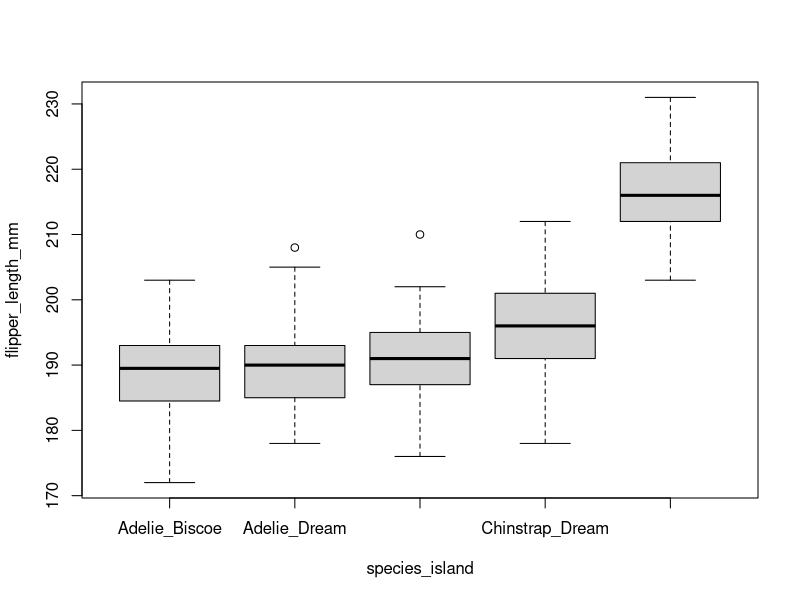
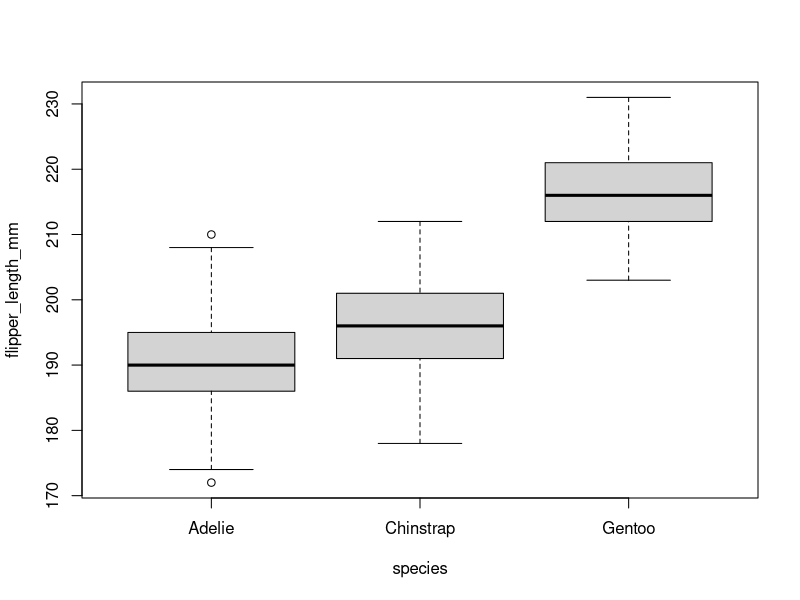
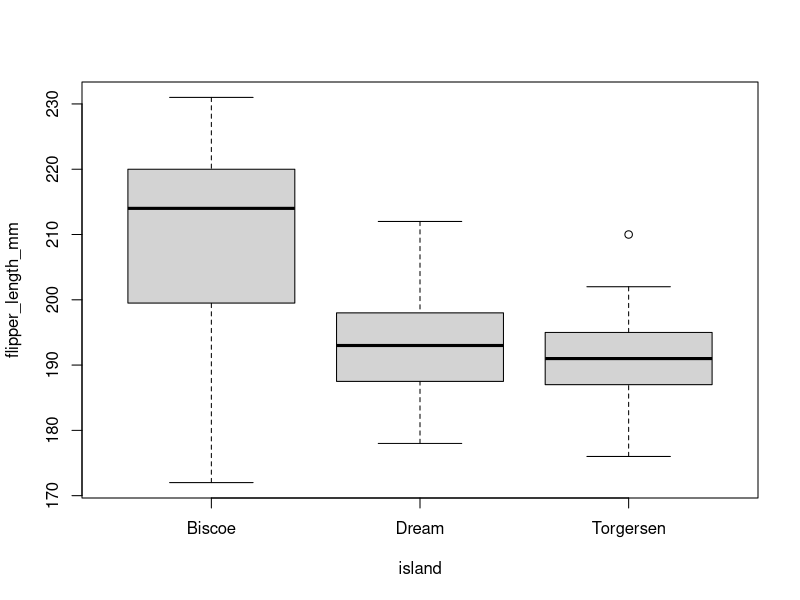
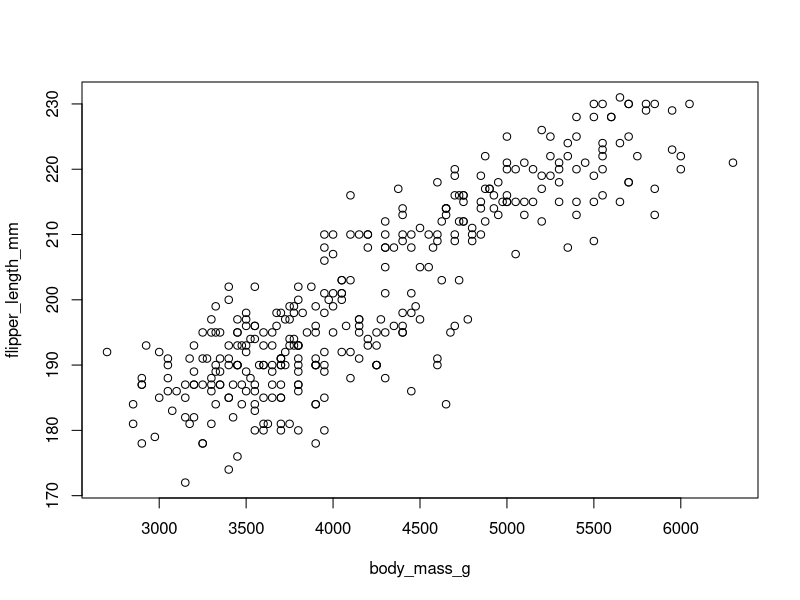

Here is the R script that generated these plots, in order: (Note: this script raises an error after producing the figures.)
#'---------HEADER---------
#'@title Homework 2
#'@author Nina McDonnell
#'@Date 9/24/20

#------Question 1 ----------
#1a Load palmerpenguins data set
library(palmerpenguins)
data(penguins)

#1b Head data set
head(penguins)

#1c What do you learn from str() and summary()?
str(penguins)   #The data is a 344 row x8 column tibble including factor, numeric, and integer vectors. 
summary(penguins)    #Gives totals of counts for each species, island, and year (factors), and describes variance of numeric and integer values- such as beak and flipper measurements and mass. 

#1d What are quanitles for bill depth accross whole dataset? What do those mean?
quantile(penguins$bill_depth_mm, na.rm=TRUE) #(see output for quanitles).  This means that 100% of penguins have bill lengths between 13.1 and 21.5 mm. (details in markdown). Had to use na.rm=true to remove NA values.

#------Question 2 ----------

#2a What is mean of the below vec? NA will cause a problem, use ?mean to solve.
my_vec <- c(1,4,7,NA,9)
mean(my_vec)
?mean
mean(my_vec, na.rm = TRUE) #mean =5.25

#2b. What is the mean, sd, and median of body mass across the data set? 
#Note, these NAs are going to cause some problems, so you might need to look at the documentation for the relevant functions.

mean(penguins$body_mass_g, na.rm=TRUE) #4201.754
median(penguins$body_mass_g, na.rm=TRUE) #4050
sd(penguins$body_mass_g, na.rm=TRUE) #801.9545

#2c. Repeat 2b, but, show us how these quantities differ by species

library(dplyr)
library(magrittr)

penguins %>% 
  group_by(species) %>% 
  summarize(avg_mass_species=mean(body_mass_g, na.rm=TRUE))

penguins %>% 
  group_by(species) %>% 
  summarize(med_mass_species=median(body_mass_g, na.rm=TRUE))

penguins %>% 
  group_by(species) %>% 
  summarize(sd_mass_species=sd(body_mass_g, na.rm=TRUE))

#2d. Repeat 2c, but just for Biscoe island. What is different in the results?

penguins %>% 
  filter(island=="Biscoe") %>% 
  group_by(species) %>% 
  summarize(avg_mass_species=mean(body_mass_g, na.rm=TRUE))

penguins %>% 
  filter(island=="Biscoe") %>% 
  group_by(species) %>% 
  summarize(med_mass_species=median(body_mass_g, na.rm=TRUE))

penguins %>% 
  filter(island=="Biscoe") %>% 
  group_by(species) %>% 
  summarize(sd_mass_species=sd(body_mass_g, na.rm=TRUE))

#2e Make a species-island column in penguins using paste(). This is an awesome function that takes multiple strings, 
#and slams them together using the argument sep = to define how the string should be combined. Try out paste("Hello", 
#"Goodbye", sep = "! ") to see how it works. Have the two be separated by _.

paste("Hello", "Goodbye", sep ="!")

new_penguins <- penguins %>% 
  mutate(species_island=paste(species, island, sep="_"))

#------Question 3 ----------

#3a. Show the distribution of flipper_length_mm by species and island using boxplots. 

boxplot(flipper_length_mm~species_island, data=new_penguins) #by species_island

boxplot(flipper_length_mm~species, data=new_penguins) #just by species

boxplot(flipper_length_mm~island, data=new_penguins) #just by island

#E.C. For one point of extra credit, redo creating the species_island column with the sep as \n instead of _. What does \n do? You will find it very handy in the future.

new_penguins2 <-penguins %>% 
  mutate(species_island=paste(species, island, sep="\n"))

View(new_penguins2)

#3b. Show the relationship between average flipper length and average body mass by species and island. What do you see?
  
plot(flipper_length_mm~body_mass_g, data=new_penguins) %>% 
  group_by(species)

